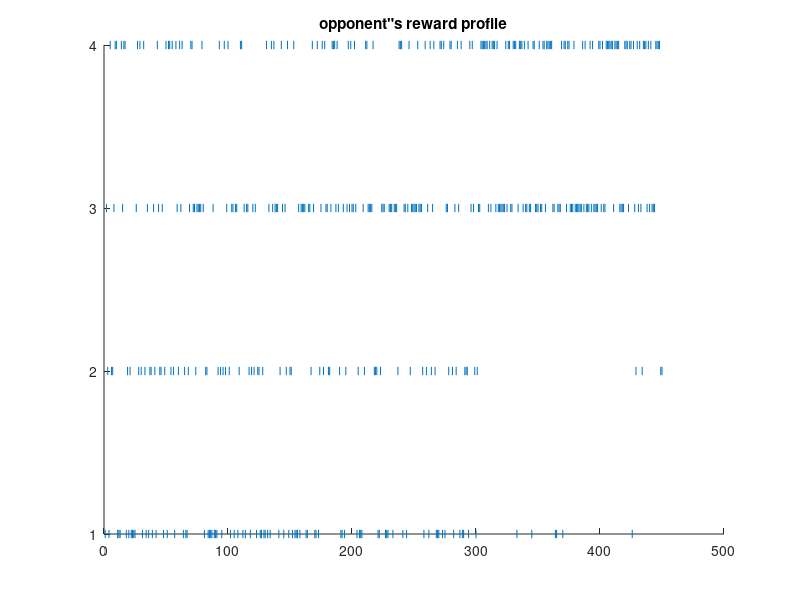

MATLAB code to generate this figure: (Note: this script raises an error after producing the figure.)
close all, clear, clc
%% Simulating subjects:
% In coordination game, because reward vector is dependent to both
% acotr's and opponent's action, we can not simulate actor and opponent
%independently, so first we create a reward vector wherein:
%1) players are fast learners and after 70 trials learn to coordinate
%2) players are slow learner and aftter 140 trials start to coordinate

% what is probability of maximum reward? Arbitrarily we can define that as
% to be 8/10 it means probabilioty of appearing 3 is 4/10, 4 is 4/10 and prob of
%apearing 1 is 1/10, 2 is 1/10
TrialNum = 450
MaximizingAfter = 300;
OpponentRewardVector = nan(1,TrialNum);
FirsPartOpponentRewardVector(1:MaximizingAfter) = randi([1,4],[1 MaximizingAfter]); %first 70 trials are random playing

ProbabilityOfMaxRerward = 0.9  %probability of having 3 or 4
SecondPartOpponentRewardVector = nan(1,TrialNum-MaximizingAfter)
Filter = logical(binornd(1,ProbabilityOfMaxRerward,[1,numel(SecondPartOpponentRewardVector)]))
SecondPartOpponentRewardVector(Filter) = randi([3,4],1,numel(SecondPartOpponentRewardVector(Filter)))
SecondPartOpponentRewardVector(isnan(SecondPartOpponentRewardVector)) = randi([1,2],1,numel(SecondPartOpponentRewardVector(isnan(SecondPartOpponentRewardVector))))

OpponentRewardVector = [FirsPartOpponentRewardVector,SecondPartOpponentRewardVector]
figure,
scatter(1:TrialNum,OpponentRewardVector,'|')
title('opponent"s reward profile')
yticks([1:4])
%% Convert reward vector to choice vector for the opponent: non prefered colour (1 or 3 would be 0)
% mapping_functionOpponent = @(x) ~(x == 3 || x == 1);
% OpponentChoices = double(arrayfun(mapping_functionOpponent, OpponentRewardVector));
% 
% mapping_functionSubject = @(x) ~(x == 4 || x == 1);
% SubjectChoices = double(arrayfun(mapping_functionSubject, OpponentRewardVector));

% Define the conversion function
conversion_function = @(x) (x == 3) * 4 + (x == 4) * 3 + (x == 1 | x == 2) * x;

% Apply the conversion function to the original vector using arrayfun
SubjectRewardVector = arrayfun(conversion_function, OpponentRewardVector);


%
cd 'C:\Users\zahra\OneDrive\Documents\PostDoc_DPZ\Zahra codes\VBA_AllFunctions'

K = 0; % depth of k-ToM's recursive beliefs
% payoffTable = cat(3,[1,0;0,1],[0,1;1,0]); % game payoff matrix (here: hide-and-seek)
payoffTable = nan(2,2,2);
payoffTable(:,:,1) = [1,2;3,4];
payoffTable(:,:,2) = [1,2;4,3];
role = 1;  % subject's 'role' (here: 1=seeker, 2=hider)
%last number could be either 0 or 1, 1 means partial forgetting:
%- diluteP: flag for partial "forgetting" effect on opponent's level (0:
%   no forgetting, 1: partial forgetting)
[options,dim] = prepare_kToM(K,payoffTable,role,0);
% Sahra: the agent may partially
% "forget" about her opponent's sophistication level from a trial to the
% next. This effectively dilutes the belief P(k') towards the corresponding
% max-entropic distribution (only if inF.diluteP=1).
% run inversion
f_fname = @f_kToM; % k-ToM model evolution function
g_fname = @g_kToM; % k-ToM model observation function
% y = SubjectChoices; % sequence of choice data 
y = SubjectRewardVector;

u = [zeros(2,1),[OpponentRewardVector(1:end-1);SubjectRewardVector(1:end-1)]]; % sequence of players' actions (at the previous trial)
options.skipf = [1,zeros(1,size(y,2)-1)];  % skip 1st trial (no learning until trial #2)
% options.binomial = 1; % inform VBA about binomial data
% options.sources.type = 1
[posterior,out] = VBA_NLStateSpaceModel(y,u,f_fname,g_fname,dim,options)

hf = unwrapKTOM(posterior.muX,options.inG);

displayResults(posterior,out,y,posterior.muX(:,:),posterior.muX0,posterior.muTheta,posterior.muPhi,[],[])





